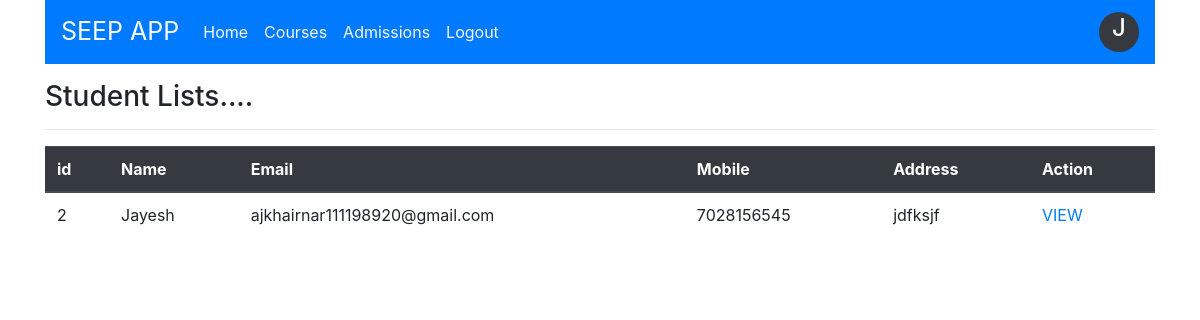
The app's page /studentList.php (signed in) with its own data.
### tables this page shows
CREATE TABLE `admission` (
  `adm_id` int(11) NOT NULL,
  `stud_first_name` varchar(25) NOT NULL,
  `stud_last_name` varchar(25) NOT NULL,
  `stud_email` varchar(150) NOT NULL,
  `stud_mobile` varchar(12) NOT NULL,
  `stud_address` text NOT NULL,
  `stud_city` varchar(15) NOT NULL,
  `stud_pincode` int(6) NOT NULL,
  `stud_qualification` varchar(15) NOT NULL,
  `stud_college` varchar(150) NOT NULL,
  `course_id` int(11) NOT NULL,
  `status` enum('Ongoing','Completed','Cancelled','Not Started') NOT NULL
);

### studentList.php (the view, shortened to what this page needs)
<html>
    <head>
        <link rer="stylesheet" href="style.css">
        <link rel="stylesheet" href="https://stackpath.bootstrapcdn.com/bootstrap/4.3.1/css/bootstrap.min.css">
    </head>
    <body>
    <div class="container">
    <?php include("include/dbconnection.php");
          include("include/header.php");
    ?>
        <section>
        <h3 class="mt-3 mb-3">Student Lists....</h3>
        <hr>
        <table class="table">
                <thead class="thead-dark">
                    <tr>
                    <th scope="col">id</th>
                    <th scope="col">Name</th>
                    <th scope="col">Email</th>
                    <th scope="col">Mobile</th>
                    <th scope="col">Address</th>
                    <th scope="col">Action</th>
                    </tr>
                </thead>
                <tbody>
                    <?php
                        $qry="SELECT * FROM admission";
                        $admissionList=mysqli_query($con,$qry);
                     { while($row =mysqli_fetch_assoc($admissionList)) {
                    ?>
                    <tr>
                    <td><?=$row['adm_id']?></td>
                        <td><?=$row['stud_first_name']?></td>
                        <td><?=$row["stud_email"]?></td>
                        <td><?=$row["stud_mobile"]?></td>
                        <td><?=$row["stud_address"]?></td>
                        <td>
                            <a href="studentDetails.php?view=<?=$row["adm_id"]?>"> VIEW </a>
                        </td>
                    </tr>
                    <?php } }?>
              </section>
        </div>
        </body>
        </html>

### records on screen
admission: adm_id "2", stud_first_name "Jayesh", stud_email "ajkhairnar111198920@gmail.com", stud_mobile "7028156545", stud_address "jdfksjf"

### other values on screen
$username1 "J"
